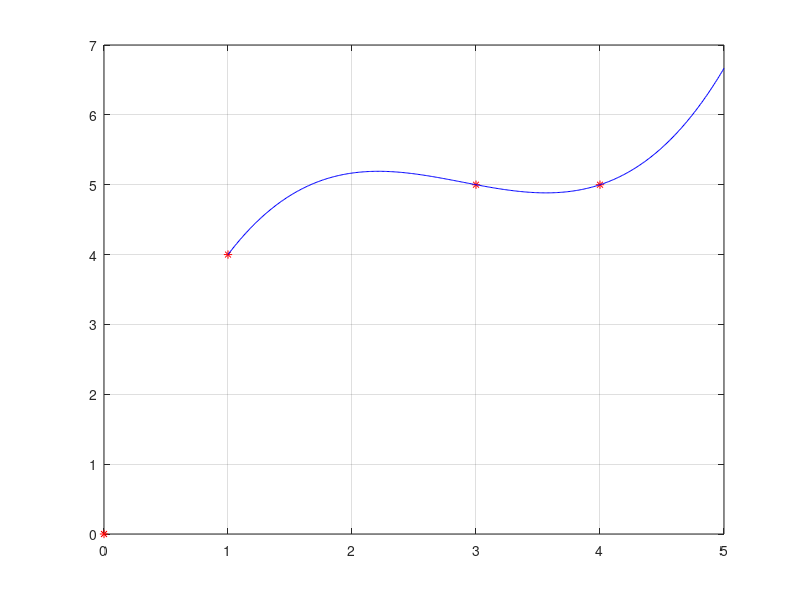

Write the MATLAB code that produced this figure.
clc
clear all
close all

x=[0 4 3 1]'; %3 3.7 4.4
y=[0 5 5 4]'; %6 10 15

A=[x.^3 x.^2 x ones(4,1)]%x.^3 x.^3
b=y;
a=inv(A)*b

xpol=1:0.01:5;
p=a(1)*xpol.^3+a(2)*xpol.^2+a(3)*xpol+a(4);%a(1)*xpol.^3+

plot(x,y,'r*',xpol,p,'b-')
hold on
grid on